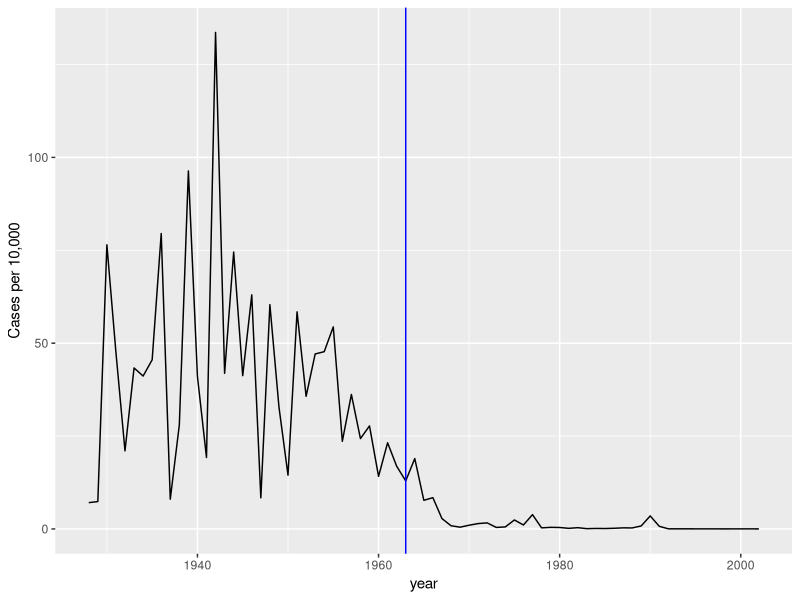
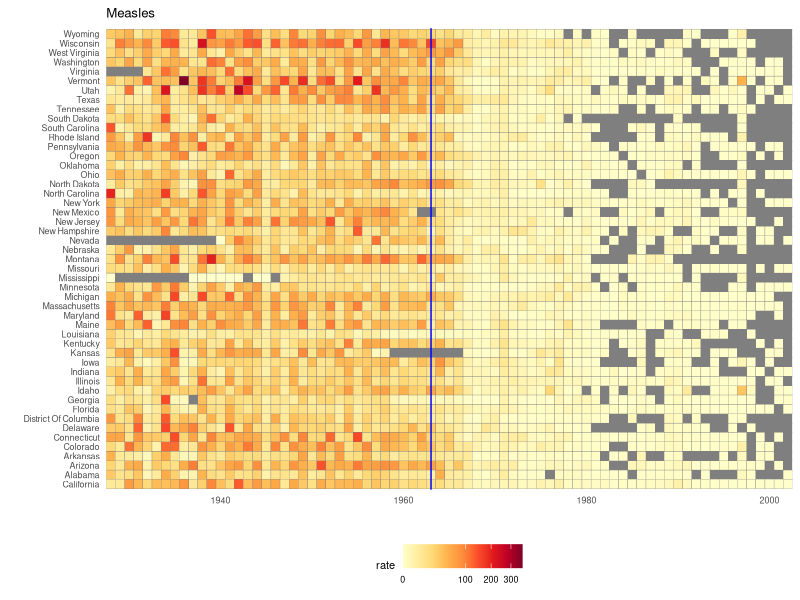
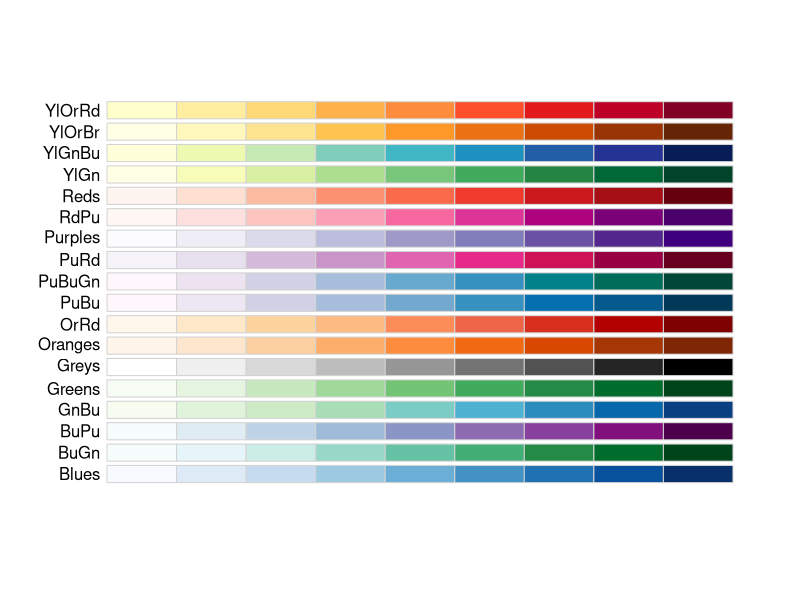
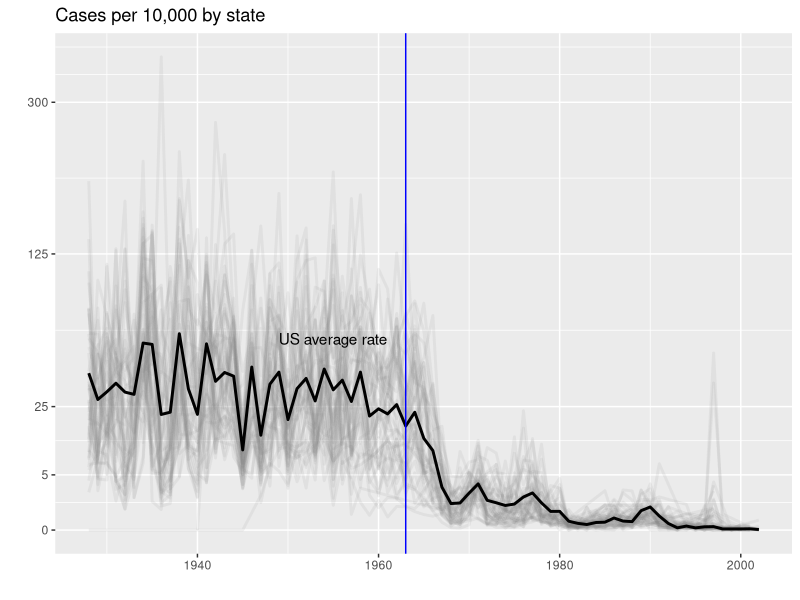

The R source for these figures, in order:
library(dslabs)
library(ggplot2)
library(tidyverse)
library(ggrepel)
library(dplyr)
library(RColorBrewer)

data("us_contagious_diseases")

str(us_contagious_diseases)


the_disease <- "Measles"

dat <- us_contagious_diseases %>%
  filter(!state%in%c("Hawaii","Alaska") & disease == the_disease) %>%
  mutate(rate = count / population * 10000 * 52 / weeks_reporting) %>% 
  mutate(state = reorder(state, rate)) 


dat %>% filter(state == "California" & !is.na(rate)) %>%
  ggplot(aes(year, rate)) +
  geom_line() + 
  ylab("Cases per 10,000")  + 
  geom_vline(xintercept=1963, col = "blue")

dat %>% ggplot(aes(year, state, fill = rate)) +
  geom_tile(color = "grey50") +
  scale_x_continuous(expand=c(0,0)) +
  scale_fill_gradientn(colors = brewer.pal(9, "YlOrRd"), trans = "sqrt") +
  geom_vline(xintercept=1963, col = "blue") +
  theme_minimal() +  
  theme(panel.grid = element_blank(), 
        legend.position="bottom", 
        text = element_text(size = 8)) +
  ggtitle(the_disease) + 
  ylab("") + xlab("")

display.brewer.all(type="seq")


avg <- us_contagious_diseases %>%
  filter(disease==the_disease) %>%
  group_by(year) %>%
  summarise(us_rate=sum(count,na.rm=TRUE)/sum(population,na.rm=TRUE)*10000)


dat %>% 
  filter(!is.na(rate)) %>%
  ggplot() +
  geom_line(aes(year,rate,group=state),color="grey50",size=1,alpha=0.1,show.legend = FALSE) +
  scale_y_continuous(trans="sqrt",breaks=c(0,5, 25,125,300)) +
  geom_line(mapping = aes(year, us_rate),  data = avg, size = 1) +
  ggtitle("Cases per 10,000 by state") + 
  xlab("") + ylab("") +
  geom_text(data=data.frame(x=1955,y=60),mapping=aes(x,y,label="US average rate")) +
  geom_vline(xintercept = 1963,color="blue")
